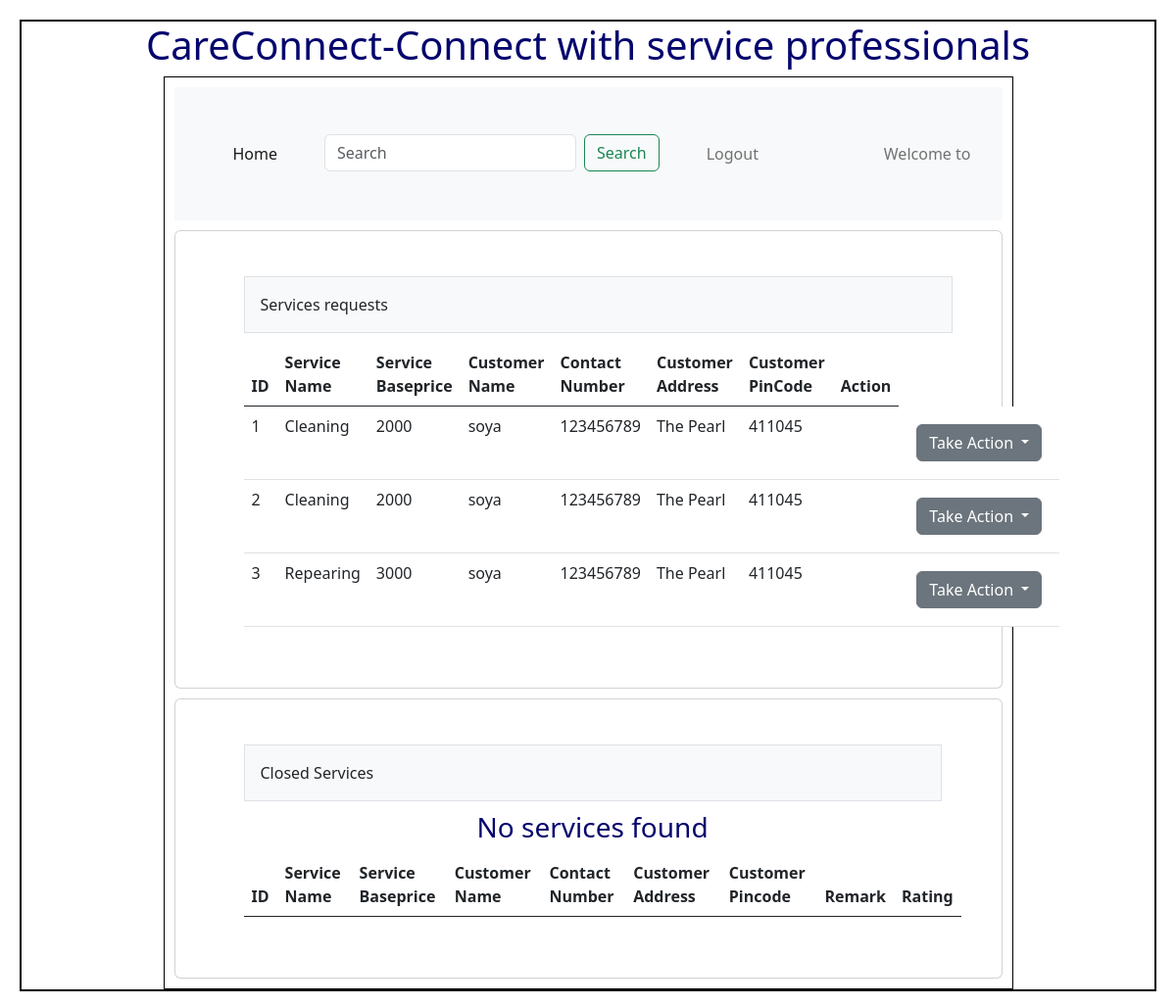
Screenshot of /professsional_request with the database file from the repository.
### Backend/models.py (models this page shows)
class Servicereq(db.Model):
    __tablename__="Servicereq"
    id = db.Column(db.Integer, primary_key=True)
    Professional_id=db.Column(db.Integer, db.ForeignKey("Professional.id"),nullable=True)
    Service_id=db.Column(db.Integer, db.ForeignKey("Service.id"),nullable=False)
    Customer_id=db.Column(db.Integer, db.ForeignKey("Customer.id"),nullable=False)
    status=db.Column(db.String,nullable=False)
    remarks=db.Column(db.String,nullable=True)
    rating=db.Column(db.Integer,default=0)
    service=db.relationship("Service",cascade="all,delete",backref="Servicereqs",lazy=True)
    customer=db.relationship("Customer",cascade="all,delete",backref="Servicereqs",lazy=True)
    professional=db.relationship("Professional",cascade="all,delete",backref="Servicereqs",lazy=True)

class Service(db.Model):
    __tablename__="Service"
    id = db.Column(db.Integer, primary_key=True)
    name=db.Column(db.String,nullable=False)
    description=db.Column(db.String,nullable=False)
    baseprice=db.Column(db.Integer,default=0.0)
    subservice=db.Column(db.String,nullable=False)
    location=db.Column(db.String,nullable=False)
    pincode=db.Column(db.String,nullable=False)

class Customer(db.Model):
    __tablename__="Customer"
    id = db.Column(db.Integer, primary_key=True)
    email=db.Column(db.String,unique=True,nullable=False)
    password=db.Column(db.String,nullable=False)
    contact_number=db.Column(db.Integer,nullable=False)
    fullname =db.Column(db.String,nullable=False)
    address =db.Column(db.String,nullable=False)
    pincode=db.Column(db.Integer,nullable=False)
    status=db.Column(db.String,default="Active")

### Backend/controllers.py (the view)
@app.route("/professsional_request",methods=["GET"])
def allservicereqp():
    servicereqs=get_servicereq()
    return render_template("Professionaldashboard.html",servicereqs=servicereqs)

### Backend/controllers.py (called while the page is built)
def get_servicereq():
    servicereqs=Servicereq.query.all()
    print(servicereqs)
    return servicereqs

### Templates/Professionaldashboard.html (shortened to what this page needs)
<!DOCTYPE html>
<html>
    <head>
        <link rel="stylesheet" href="/static/styles/main.css">
        <link href="https://cdn.jsdelivr.net/npm/bootstrap@5.0.2/dist/css/bootstrap.min.css" rel="stylesheet">
        <link href="https://cdn.jsdelivr.net/npm/bootstrap@5.3.0/dist/css/bootstrap.min.css" rel="stylesheet">
    </head>
    <body>
        <div class = "my_container">
            <div class = "center"> <h1>CareConnect-Connect with service professionals</h1></div>
                <div class="my_panel">
                    <nav class="navbar navbar-expand-lg navbar-light bg-light">
                    <div class="container-fluid">
                        <div class="collapse navbar-collapse" id="navbarText">
                            <ul class="navbar-nav me-auto mb-2 mb-lg-0">
                                <li class="nav-item">
                                    <a class="nav-link active" aria-current="page" href="/professional">Home</a>
                                </li>
                                <li class="nav-item">
                                    <form class="d-flex" method="POST" action="#">
                                    <input class="form-control me-2" type="search" placeholder="Search" aria-label="Search" name="search_txt" id="search_txt">
                                    <button class="btn btn-outline-success" type="submit">Search</button>
                                    </form>
                                </li>
                                <li>
                                    <a class="nav-link" href="/logout">Logout</a>
                                </li>
                            </ul>
                            <span class="navbar-text">
                                Welcome to {{name}}
                            </span>
                        </div>
                    </div>
                    </nav>
                    <div class="card">
                    <div class="card-body">
                        <div class="container px-4">
                            <div class="row gx-5">
                                <div class="col">
                                    <div class="p-3 border bg-light table-responsive">Services requests</div>
                                        <table class="table">
                                            <thead>
                                                <tr>
                                                <th scope="col">ID</th>
                                                <th scope="col">Service Name</th>
                                                <th scope="col">Service Baseprice</th>
                                                <th scope="col">Customer Name</th>
                                                <th scope="col">Contact Number</th>
                                                <th scope="col">Customer Address</th>
                                                <th scope="col">Customer PinCode</th>
                                                <th scope="col">Action</th>
                                                </tr>
                                            </thead>
                                            <tbody>
                                                {%if servicereqs%}
                                                    {%for servicereq in servicereqs%}
                                                <tr>
                                                    <td>{{ servicereq.id }}</td>
                                                    <td>{{ servicereq.service.name }}</td>
                                                    <td>{{ servicereq.service.baseprice }}</td>
                                                    <td>{{servicereq.customer.fullname}}</td>
                                                    <td>{{ servicereq.customer.contact_number }}</td>
                                                    <td>{{ servicereq.customer.address}}</td>
                                                    <td>{{ servicereq.customer.pincode }}</td>
                                                    <td>{{servicereq.action}}</td>
                                                    <td>
                                                    <div class="dropdown">
                                                        <button class="btn btn-secondary dropdown-toggle"
                                                            type="button"
                                                            id="dropdownMenuButton1"
                                                            data-bs-toggle="dropdown"
                                                            aria-expanded="false">
                                                            Take Action
                                                        </button>
                                                    </div>
                                                    </td>
                                                </tr>
                                                    {%endfor%}
                                                {%else%}
                                                    <h3 class = "center"> No services found</h3>
                                                {%endif%}
                                            </tbody>
                                        </table>
                                </div>
                            </div>
                        </div>
                    </div>
                    </div>
                    <div class="card">
                    <div class="card-body">
                        <div class="container px-4">
                            <div class="row gx-5">
                                <div class="col">
                                    <div class="p-3 border bg-light table-responsive">Closed Services</div>
                                        <table class="table">
                                            <thead>
                                                <tr>
                                                <th scope="col">ID</th>
                                                <th scope="col">Service Name</th>
                                                <th scope="col">Service Baseprice</th>
                                                <th scope="col">Customer Name</th>
                                                <th scope="col">Contact Number</th>
                                                <th scope="col">Customer Address</th>
                                                <th scope="col">Customer Pincode</th>
                                                <th scope="col">Remark</th>
                                                <th scope="col">Rating</th>
                                                </tr>
                                            </thead>
                                            <tbody>
                                                {%if servicereqs1 %}
                                                    {%for servicereq in servicereqs1%}
                                                        {% if servicereq.status == "Close" %}
                                                <tr>
                                                    <td>{{ servicereq.id }}</td>
                                                    <td>{{ servicereq.service.fullname }}</td>
                                                    <td>{{ servicereq.service.baseprice }}</td>
                                                    <td>{{servicereq.customer.fullname}}</td>
                                                    <td>{{ servicereq.customer.contact_number }}</td>
                                                    <td>{{ servicereq.customer.address}}</td>
                                                    <td>{{ servicereq.customer.pincode }}</td>
                                                    <td>{{servicereq.remark}}</td>
                                                    <td>{{servicereq.rating}}</td>
                                                </tr>
                                                        {%endif%}
                                                    {%endfor%}
                                                {%else%}
                                                    <h3 class = "center"> No services found</h3>
                                                {%endif%}
                                            </tbody>
                                        </table>
                                </div>
                            </div>
                        </div>
                    </div>
                    </div>
                </div>
            </div>
    </body>
</html>

### Static/Styles/main.css (style rules this page uses)
* { margin: 10px; }
.my_container { border: 2px solid black; }
.my_panel { width: 75%; margin: auto; height: auto; border: 1px solid black; }
.center { text-align: center; margin: auto; color: rgb(5,5,110); }

### rows the page displays
Servicereq: id "1", service.name "Cleaning", service.baseprice "2000", customer.fullname "soya", customer.contact_number "123456789", customer.address "The Pearl", customer.pincode "411045"
Servicereq: id "2", service.name "Cleaning", service.baseprice "2000", customer.fullname "soya", customer.contact_number "123456789", customer.address "The Pearl", customer.pincode "411045"
Servicereq: id "3", service.name "Repearing", service.baseprice "3000", customer.fullname "soya", customer.contact_number "123456789", customer.address "The Pearl", customer.pincode "411045"
